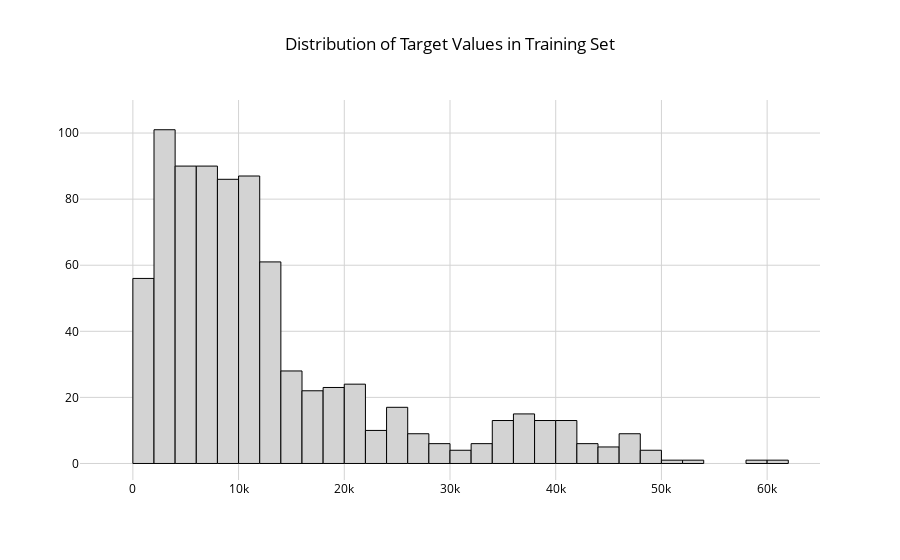

The notebook cell saved with this chart:
### Markdown cell above
### Distribución del Target en Train

### Code cell
# Crear histograma con Plotly Express
fig = px.histogram(
    x=y_train,
    nbins=30,
    title='Distribution of Target Values in Training Set',
)
fig.update_layout(
    title_x=0.5,
    xaxis_title=None,
    yaxis_title=None,
    plot_bgcolor='white',
    paper_bgcolor='white',
    font=dict(color='black'),
    yaxis=dict(showgrid=True, gridcolor='lightgray', gridwidth=1, 
            zeroline=False, range=[-5, 110]),  # Límite fijo en el eje Y
    xaxis=dict(showgrid=True, gridcolor='lightgray', gridwidth=1,
            zeroline=False, range=[-5000, 65000]),
)
fig.update_traces(marker=dict(
    color='lightgrey',
    line=dict(color='black', width=1)
))
fig.show()

### Figure 1 — Plotly figure (JSON) as saved in the notebook; plotly's stock layout.template omitted (floating-point values rounded to 4 significant figures; data arrays with more than 128 entries replaced by an {"elided": "..."} marker saying what was removed)
{"data": [{"bingroup": "x", "hovertemplate": "x=%{x}<br>count=%{y}<extra></extra>", "legendgroup": "", "marker": {"color": "lightgrey", "line": {"color": "black", "width": 1}, "pattern": {"shape": ""}}, "name": "", "nbinsx": 30, "orientation": "v", "showlegend": false, "type": "histogram", "x": {"elided": "802 float values"}, "xaxis": "x", "yaxis": "y"}], "layout": {"barmode": "relative", "font": {"color": "black"}, "legend": {"tracegroupgap": 0}, "paper_bgcolor": "white", "plot_bgcolor": "white", "title": {"text": "Distribution of Target Values in Training Set", "x": 0.5}, "xaxis": {"anchor": "y", "domain": [0, 1], "gridcolor": "lightgray", "gridwidth": 1, "range": [-5000, 65000], "showgrid": true, "title": {}, "zeroline": false}, "yaxis": {"anchor": "x", "domain": [0, 1], "gridcolor": "lightgray", "gridwidth": 1, "range": [-5, 110], "showgrid": true, "title": {}, "zeroline": false}}}
